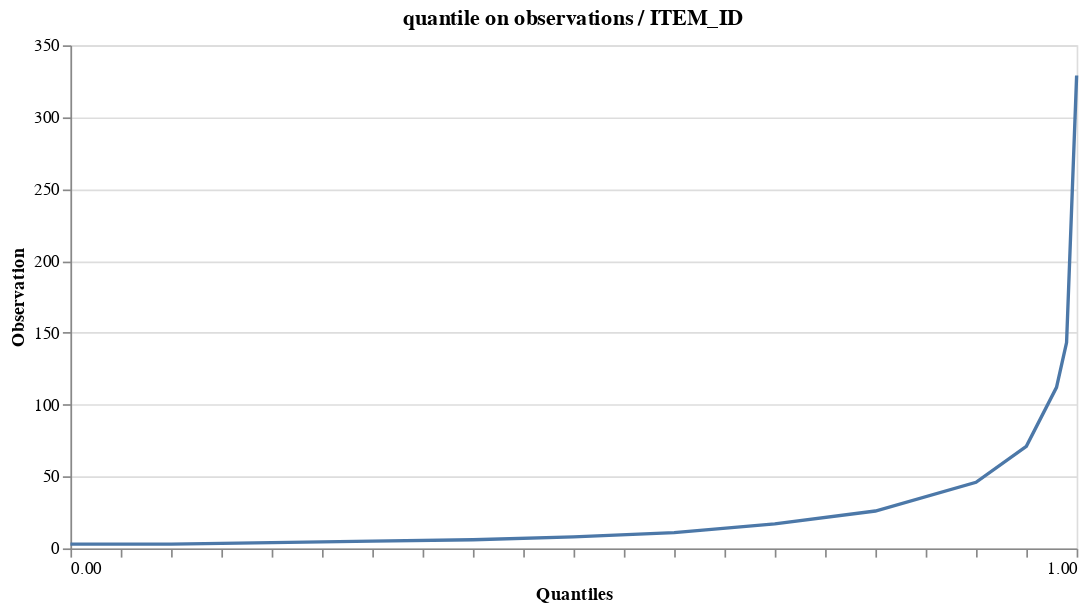

This figure's notebook cell:
### Code cell
helper.draw_quantile(df_interactions_reduced, 'ITEM_ID', quantiles=quantiles)

### Figure 1 — Vega-Lite specification as saved in the notebook (floating-point values rounded to 4 significant figures)
{"config": {"view": {"continuousWidth": 400, "continuousHeight": 300}}, "data": {"name": "data-bfe9cf165eeb2c78e5c9bcefc57c726e"}, "mark": "line", "encoding": {"x": {"type": "quantitative", "axis": {"grid": false, "labelExpr": "datum.value % 1 ? null : datum.label", "tickCount": 17}, "field": "Quantiles"}, "y": {"type": "quantitative", "field": "Observation"}}, "height": 300, "title": "quantile on observations / ITEM_ID", "width": 600, "$schema": "https://vega.github.io/schema/vega-lite/v4.8.1.json", "datasets": {"data-bfe9cf165eeb2c78e5c9bcefc57c726e": [{"Observation": 3.0, "Quantiles": 0.0}, {"Observation": 3.0, "Quantiles": 0.01}, {"Observation": 3.0, "Quantiles": 0.02}, {"Observation": 3.0, "Quantiles": 0.05}, {"Observation": 3.0, "Quantiles": 0.1}, {"Observation": 4.0, "Quantiles": 0.2}, {"Observation": 5.0, "Quantiles": 0.3}, {"Observation": 6.0, "Quantiles": 0.4}, {"Observation": 8.0, "Quantiles": 0.5}, {"Observation": 11.0, "Quantiles": 0.6}, {"Observation": 17.0, "Quantiles": 0.7}, {"Observation": 26.0, "Quantiles": 0.8}, {"Observation": 46.0, "Quantiles": 0.9}, {"Observation": 71.0, "Quantiles": 0.95}, {"Observation": 112.0, "Quantiles": 0.98}, {"Observation": 143.2, "Quantiles": 0.99}, {"Observation": 329.0, "Quantiles": 1.0}]}}
